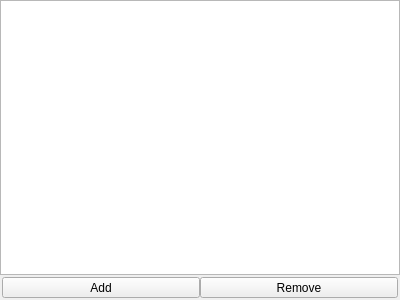
<?xml version="1.0" encoding="UTF-8"?>
<ui version="4.0">
 <class>PathEditorTableForm</class>
 <widget class="QWidget" name="PathEditorTableForm">
  <property name="geometry">
   <rect>
    <x>0</x>
    <y>0</y>
    <width>400</width>
    <height>300</height>
   </rect>
  </property>
  <property name="windowTitle">
   <string>Form</string>
  </property>
  <layout class="QVBoxLayout" name="verticalLayout">
   <property name="spacing">
    <number>0</number>
   </property>
   <property name="leftMargin">
    <number>0</number>
   </property>
   <property name="topMargin">
    <number>0</number>
   </property>
   <property name="rightMargin">
    <number>0</number>
   </property>
   <property name="bottomMargin">
    <number>0</number>
   </property>
   <item>
    <widget class="QTableView" name="tableView">
     <property name="frameShape">
      <enum>QFrame::StyledPanel</enum>
     </property>
     <property name="frameShadow">
      <enum>QFrame::Sunken</enum>
     </property>
     <property name="showDropIndicator" stdset="0">
      <bool>false</bool>
     </property>
     <property name="alternatingRowColors">
      <bool>true</bool>
     </property>
     <property name="selectionMode">
      <enum>QAbstractItemView::SingleSelection</enum>
     </property>
     <property name="selectionBehavior">
      <enum>QAbstractItemView::SelectRows</enum>
     </property>
     <property name="wordWrap">
      <bool>false</bool>
     </property>
     <property name="cornerButtonEnabled">
      <bool>true</bool>
     </property>
    </widget>
   </item>
   <item>
    <layout class="QHBoxLayout" name="horizontalLayout">
     <property name="leftMargin">
      <number>2</number>
     </property>
     <property name="topMargin">
      <number>2</number>
     </property>
     <property name="rightMargin">
      <number>2</number>
     </property>
     <property name="bottomMargin">
      <number>2</number>
     </property>
     <item>
      <widget class="QToolButton" name="addButton">
       <property name="sizePolicy">
        <sizepolicy hsizetype="Expanding" vsizetype="Fixed">
         <horstretch>0</horstretch>
         <verstretch>0</verstretch>
        </sizepolicy>
       </property>
       <property name="text">
        <string>Add</string>
       </property>
      </widget>
     </item>
     <item>
      <widget class="QToolButton" name="removeButton">
       <property name="sizePolicy">
        <sizepolicy hsizetype="Expanding" vsizetype="Fixed">
         <horstretch>0</horstretch>
         <verstretch>0</verstretch>
        </sizepolicy>
       </property>
       <property name="text">
        <string>Remove</string>
       </property>
      </widget>
     </item>
    </layout>
   </item>
  </layout>
 </widget>
 <resources/>
 <connections/>
</ui>
